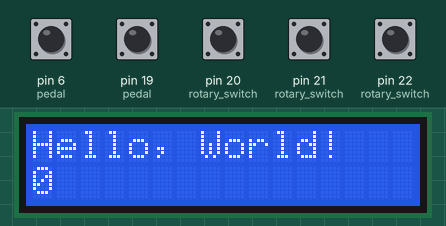
Simulated run of this sketch. Board: Arduino Mega 2560, built with avr-gcc and run on an emulated ATmega2560. On the bench: 16×2 character LCD. Inputs (shaded band) come from the test bench; at power-on: pin 6 (pedal), pin 19 (pedal), pin 20 (rotary_switch), pin 21 (rotary_switch), pin 22 (rotary_switch) HIGH. What the sketch prints to the serial monitor is not drawn.

Above: at 0.1 s.
At 1.2 s:
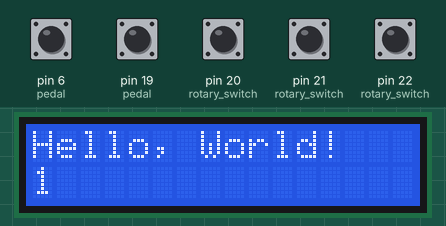
1.3 s: pin 6 (pedal) pulled LOW for 0.15 s
At 3.4 s:
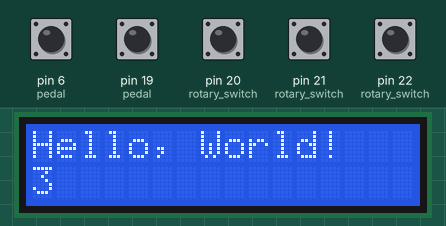
3.5 s: pin 19 (pedal) pulled LOW for 0.15 s
6.6 s: pin 6 (pedal) pulled LOW for 1 s
10.6 s: pin 19 (pedal) pulled LOW for 0.15 s
13.7 s: pin 19 (pedal) pulled LOW for 1 s
17.7 s: pin 6 (pedal) driven LOW and pin 19 (pedal) driven LOW
Timing chart, 0 to 20.7 s (numbered marks = the images above; inputs shaded):
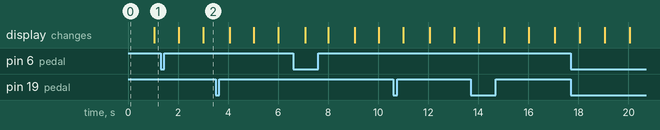

The sketch:

all.ino
```cpp
#include <LiquidCrystal.h>

LiquidCrystal lcd(5, 4, 3, 2, 1, 0);

void setup() {
  lcd.begin(16, 2);
  lcd.print("Hello, World!");
  pinMode(6, INPUT_PULLUP);// pedal
  pinMode(19, INPUT_PULLUP); //pedal

  pinMode(22, INPUT_PULLUP); // rotary switch
  pinMode(21, INPUT_PULLUP); // rotary switch
  pinMode(20, INPUT_PULLUP); // rotary switch
  Serial.begin(9600);
}

void loop() {
  lcd.setCursor(0, 1);
  lcd.print(millis() / 1000);

  int pedal1State = digitalRead(6);

  if (pedal1State == LOW) {
    Serial.println("Pedal 1 is not pressed");
  } else {
    Serial.println("Pedal 1 is pressed");
  }

  int pedal2State = digitalRead(19);

  if (pedal2State == LOW) {
    Serial.println("Pedal 2 is not pressed");
  } else {
    Serial.println("Pedal 2 is pressed");
  }


  // make sure states are 0 when off and 1 when on
  int state0 = 1 - digitalRead(22); // right
  int state1 = 1 - digitalRead(21); // center
  int state2 = 1- digitalRead(20);  // left

  Serial.print("Pin 0: ");
  Serial.print(state0);
  Serial.print(" | Pin 1: ");
  Serial.print(state1);
  Serial.print(" | Pin 2: ");
  Serial.println(state2);
}
```
